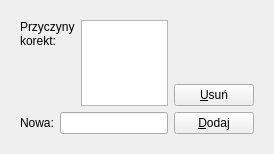
         <widget class="QWidget" name="page_3">
          <property name="geometry">
           <rect>
            <x>0</x>
            <y>0</y>
            <width>274</width>
            <height>154</height>
           </rect>
          </property>
          <attribute name="label">
           <string>Przyczyny korekt</string>
          </attribute>
          <layout class="QGridLayout" name="gridLayout_6">
           <item row="0" column="0">
            <widget class="QFrame" name="frame18">
             <property name="frameShape">
              <enum>QFrame::NoFrame</enum>
             </property>
             <property name="frameShadow">
              <enum>QFrame::Plain</enum>
             </property>
             <layout class="QGridLayout" name="_21">
              <item row="0" column="0">
               <layout class="QHBoxLayout" name="_22">
                <item>
                 <layout class="QVBoxLayout" name="_23">
                  <item>
                   <layout class="QHBoxLayout" name="_24">
                    <item>
                     <widget class="QLabel" name="textLabel1_3_2">
                      <property name="maximumSize">
                       <size>
                        <width>150</width>
                        <height>32767</height>
                       </size>
                      </property>
                      <property name="text">
                       <string>Przyczyny 
korekt:</string>
                      </property>
                      <property name="alignment">
                       <set>Qt::AlignTop</set>
                      </property>
                      <property name="wordWrap">
                       <bool>false</bool>
                      </property>
                     </widget>
                    </item>
                    <item>
                     <widget class="QListWidget" name="correctsBox"/>
                    </item>
                   </layout>
                  </item>
                  <item>
                   <layout class="QHBoxLayout" name="_25">
                    <item>
                     <widget class="QLabel" name="textLabel2_4_2">
                      <property name="text">
                       <string>Nowa:</string>
                      </property>
                      <property name="wordWrap">
                       <bool>false</bool>
                      </property>
                     </widget>
                    </item>
                    <item>
                     <widget class="QLineEdit" name="corEdit">
                      <property name="maxLength">
                       <number>25</number>
                      </property>
                     </widget>
                    </item>
                   </layout>
                  </item>
                 </layout>
                </item>
                <item>
                 <layout class="QVBoxLayout" name="_26">
                  <item>
                   <layout class="QVBoxLayout" name="_27"/>
                  </item>
                  <item>
                   <spacer>
                    <property name="orientation">
                     <enum>Qt::Vertical</enum>
                    </property>
                    <property name="sizeType">
                     <enum>QSizePolicy::Expanding</enum>
                    </property>
                    <property name="sizeHint" stdset="0">
                     <size>
                      <width>21</width>
                      <height>51</height>
                     </size>
                    </property>
                   </spacer>
                  </item>
                  <item>
                   <layout class="QVBoxLayout" name="_28">
                    <item>
                     <widget class="QPushButton" name="corDelBtn">
                      <property name="cursor">
                       <cursorShape>PointingHandCursor</cursorShape>
                      </property>
                      <property name="text">
                       <string>&amp;Usuń</string>
                      </property>
                      <property name="shortcut">
                       <string>Alt+U</string>
                      </property>
                     </widget>
                    </item>
                    <item>
                     <widget class="QPushButton" name="corAddBtn">
                      <property name="cursor">
                       <cursorShape>PointingHandCursor</cursorShape>
                      </property>
                      <property name="text">
                       <string>&amp;Dodaj</string>
                      </property>
                      <property name="shortcut">
                       <string>Alt+D</string>
                      </property>
                     </widget>
                    </item>
                   </layout>
                  </item>
                 </layout>
                </item>
               </layout>
              </item>
             </layout>
            </widget>
           </item>
          </layout>
         </widget>
